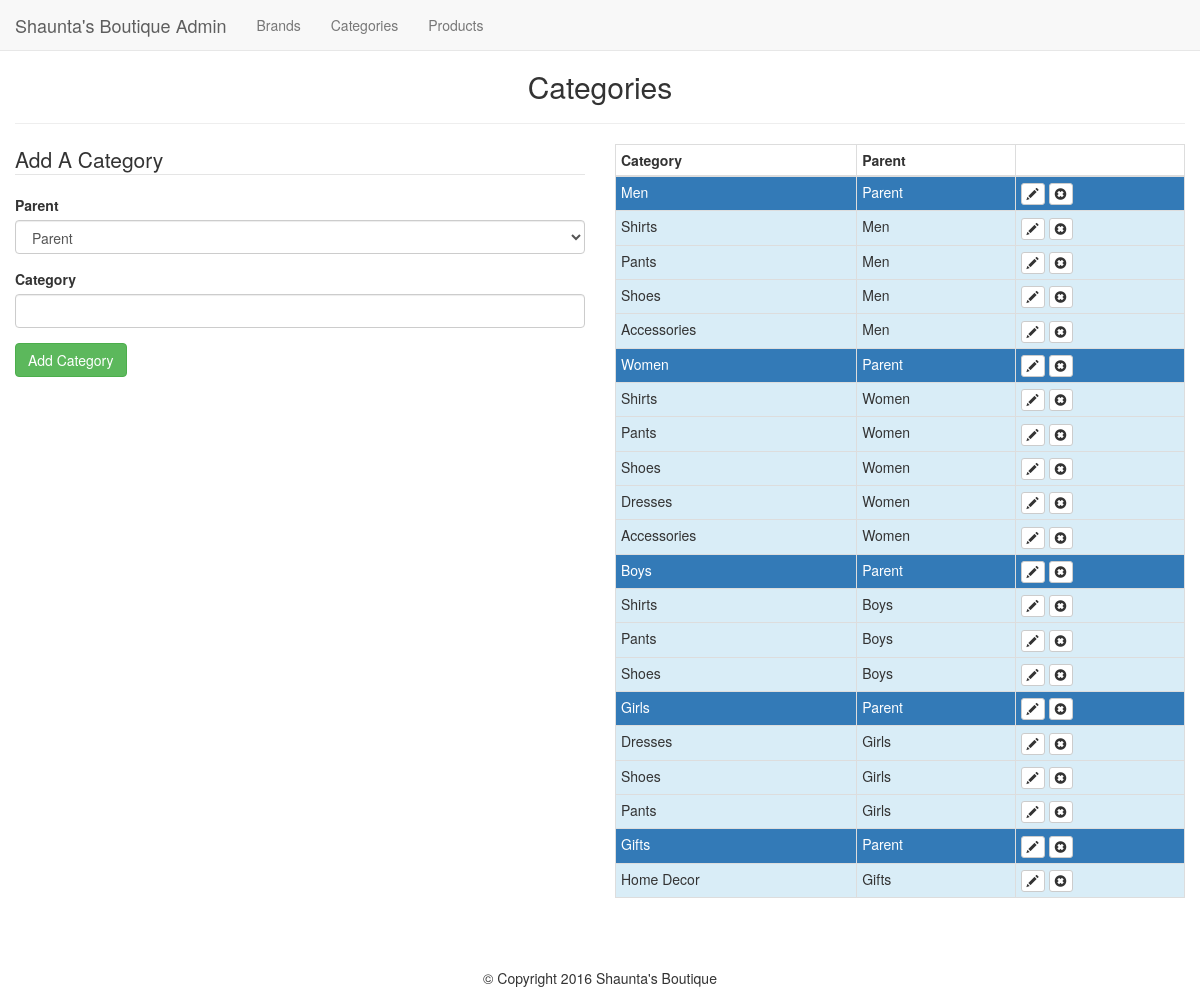
The app's page /admin/categories.php with its own data.
### tables this page shows
CREATE TABLE IF NOT EXISTS `categories` (
  `id` int(11) NOT NULL,
  `category` varchar(255) NOT NULL,
  `parent` int(11) NOT NULL DEFAULT '0'
);

### admin/categories.php (the view, shortened to what this page needs)
<?php
	require_once $_SERVER['DOCUMENT_ROOT'].'/ecommerce/core/init.php';
	include 'includes/head.php';
	include 'includes/navigation.php';
	$category = '';
	$post_parent = '';
?>
<h2 class="text-center">Categories</h2>
<hr>
<div class="row">
	<div class="col-md-6">
		<form class="form" action="categories.php<?php echo ((isset($_GET['edit']))?'?edit='.$edit_id : ''); ?>" method="post">
			<legend><?php echo ((isset($_GET['edit']))?'Edit' : 'Add A'); ?> Category</legend>
			<?php
				$category_value = '';
				$parent_value = 0;
				if(isset($_GET['edit'])) {
					$category_value = $edit_category['category'];
					$parent_value = $edit_category['parent'];
				} else {
					if(isset($_POST)) {
						$category_value = $category;
						$parent_value = $post_parent;
					}
				}
			?>
			<div class="form-group">
				<label for="parent">Parent</label>
				<select class="form-control" name="parent" id="parent">
					<option value="0"<?php echo (($parent_value == 0)?' selected="selected"' : ''); ?>>Parent</option>
				</select>
			</div>
			<div class="form-group">
				<label for="category">Category</label>
				<input class="form-control" type="text" name="category" id="category" value="<?php echo $category_value; ?>">
			</div>
			<div class="form-group">
				<input class="btn btn-success" type="submit" value="<?php echo ((isset($_GET['edit']))?'Edit' : 'Add'); ?> Category">
			</div>
		</form>
	</div>
	<div class="col-md-6">
		<table class="table table-bordered table-condensed">
			<thead>
				<th>Category</th>
				<th>Parent</th>
				<th></th>
			</thead>
			<tbody>
				<?php $result = $db->query("SELECT * FROM categories WHERE parent = 0"); ?>
				<?php while($parent = mysqli_fetch_assoc($result)) : ?>
				<?php
					$parent_id = (int)$parent['id'];
					$cresult = $db->query("SELECT * FROM categories WHERE parent = '{$parent_id}'");
				?>
				<tr class="bg-primary">
					<td><?php echo $parent['category']; ?></td>
					<td>Parent</td>
					<td>
						<a class="btn btn-xs btn-default" href="categories.php?edit=<?php echo $parent['id']; ?>"><span class="glyphicon glyphicon-pencil"></span></a>
						<a class="btn btn-xs btn-default" href="categories.php?delete=<?php echo $parent['id']; ?>"><span class="glyphicon glyphicon-remove-sign"></span></a>
					</td>
				</tr>
					<?php while($child = mysqli_fetch_assoc($cresult)) : ?>
						<tr class="bg-info">
							<td><?php echo $child['category']; ?></td>
							<td><?php echo $parent['category']; ?></td>
							<td>
								<a class="btn btn-xs btn-default" href="categories.php?edit=<?php echo $child['id']; ?>"><span class="glyphicon glyphicon-pencil"></span></a>
								<a class="btn btn-xs btn-default" href="categories.php?delete=<?php echo $child['id']; ?>"><span class="glyphicon glyphicon-remove-sign"></span></a>
							</td>
						</tr>
					<?php endwhile; ?>
				<?php endwhile; ?>
			</tbody>
		</table>
	</div>
</div>
<?php
	include 'includes/footer.php';

### css/main.css (style rules this page uses)
body { padding-top: 50px; }

### records on screen
categories: category "Men"
categories: category "Shirts"
categories: category "Pants"
categories: category "Shoes"
categories: category "Accessories"
categories: category "Women"
categories: category "Shirts"
categories: category "Pants"
categories: category "Shoes"
categories: category "Dresses"
categories: category "Accessories"
categories: category "Boys"
categories: category "Shirts"
categories: category "Pants"
categories: category "Shoes"
categories: category "Girls"
categories: category "Dresses"
categories: category "Shoes"
categories: category "Pants"
categories: category "Gifts"
categories: category "Home Decor"
